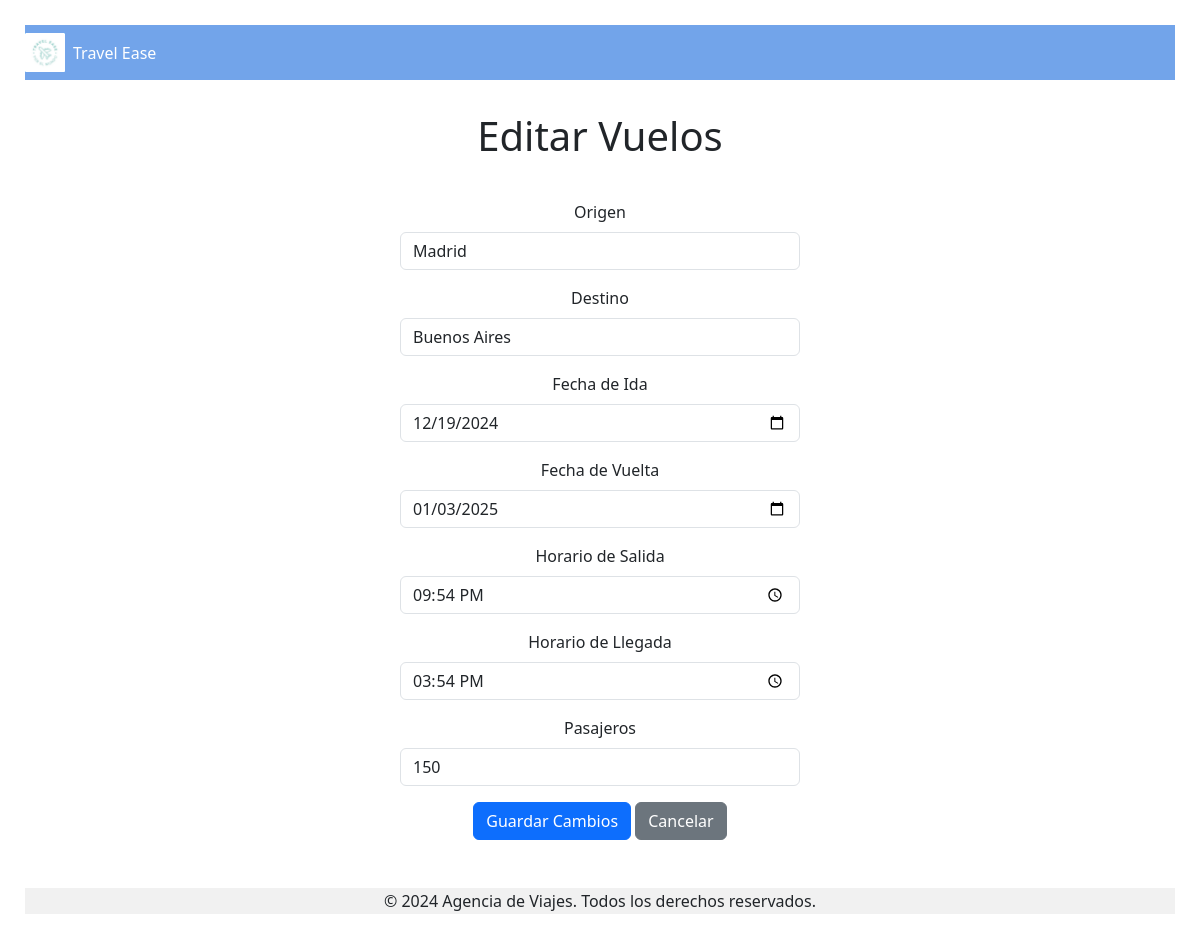
The app's page /busqueda/editar_vuelo/2 with its own data.
### tables this page shows
CREATE TABLE vuelos (id INTEGER PRIMARY KEY AUTOINCREMENT, origen TEXT, destino TEXT, fecha_ida DATE, fecha_vuelta DATE, horario_salida DATETIME, horario_llegada DATETIME, pasajeros INTEGER);

### app/blueprints/busqueda/routes.py (the view)
@busqueda_bp.route('/editar_vuelo/<int:id>', methods=['GET', 'POST'])
def editar_vuelo(id):
    conexion = conectar()
    cursor = conexion.cursor()
    if request.method == 'POST':
        origen = request.form['origen']
        destino = request.form['destino']
        fecha_ida = request.form['fecha_ida']
        fecha_vuelta = request.form['fecha_vuelta']
        horario_salida = request.form['horario_salida']
        horario_llegada = request.form['horario_llegada']
        pasajeros = request.form['pasajeros']
        cursor.execute("""
            UPDATE vuelos
            SET origen = ?, destino = ?, fecha_ida = ?, fecha_vuelta = ?, horario_salida = ?, horario_llegada = ?, pasajeros = ?
            WHERE id = ?""",
            (origen, destino, fecha_ida, fecha_vuelta, horario_salida, horario_llegada, pasajeros, id)
        )
        conexion.commit()
        conexion.close()
        flash('Vuelo actualizado con éxito')
        return redirect(url_for('busqueda.ver_vuelos'))
    else:
        cursor.execute("SELECT * FROM vuelos WHERE id = ?", (id,))
        vuelo = cursor.fetchone()
        conexion.close()
        return render_template('busqueda/editar_vuelo.html', vuelo=vuelo)

### app/blueprints/busqueda/routes.py (called while the page is built)
def conectar():
    return sqlite3.connect('agencia_viajes.db')

### app/templates/busqueda/editar_vuelo.html (shortened to what this page needs)
<!DOCTYPE html>
<html lang="en">
<head>
  <link rel="stylesheet" href="{{ url_for('static', filename='css/style.css') }}">
  <link href="https://cdn.jsdelivr.net/npm/bootstrap@5.3.3/dist/css/bootstrap.min.css" rel="stylesheet">
</head>
<body>
  <header class="navbar">
    <div class="logo">
      <img src="{{ url_for('static', filename='css/ruta-del-logo.png') }}" alt="Logo de la Marca">
      <span>Travel Ease</span>
    </div>
  </header>
  <div class="container">
    <header>
      <h1>Editar Vuelos</h1>
    </header>
  </div>
    <form method="POST">
      <div class="mb-3">
        <label for="origen" class="form-label">Origen</label>
        <input type="text" id="origen" name="origen" class="form-control" value="{{ vuelo[1] }}" required>
      </div>
      <div class="mb-3">
        <label for="destino" class="form-label">Destino</label>
        <input type="text" id="destino" name="destino" class="form-control" value="{{ vuelo[2] }}" required>
      </div>
      <div class="mb-3">
        <label for="fecha_ida" class="form-label">Fecha de Ida</label>
        <input type="date" id="fecha_ida" name="fecha_ida" class="form-control" value="{{ vuelo[3] }}" required>
      </div>
      <div class="mb-3">
        <label for="fecha_vuelta" class="form-label">Fecha de Vuelta</label>
        <input type="date" id="fecha_vuelta" name="fecha_vuelta" class="form-control" value="{{ vuelo[4] }}" required>
      </div>
      <div class="mb-3">
        <label for="horario_salida" class="form-label">Horario de Salida</label>
        <input type="time" id="horario_salida" name="horario_salida" class="form-control" value="{{ vuelo[5] }}" required>
      </div>
      <div class="mb-3">
        <label for="horario_llegada" class="form-label">Horario de Llegada</label>
        <input type="time" id="horario_llegada" name="horario_llegada" class="form-control" value="{{ vuelo[6] }}" required>
      </div>
      <div class="mb-3">
        <label for="pasajeros" class="form-label">Pasajeros</label>
        <input type="number" id="pasajeros" name="pasajeros" class="form-control" value="{{ vuelo[7] }}" required>
      </div>
      <button type="submit" class="btn btn-primary">Guardar Cambios</button>
      <a href="{{ url_for('busqueda.ver_vuelos') }}" class="btn btn-secondary">Cancelar</a>
    </form>
  <br><br>
  <footer>
        © 2024 Agencia de Viajes. Todos los derechos reservados.
    </footer>
</body>
</html>

### app/static/css/style.css (style rules this page uses)
body { font-family: Arial, sans-serif; background-color: #f4f4f4; margin: 0; padding: 25px; text-align: center; }
.navbar { display: flex; justify-content: space-between; align-items: center; padding: 1rem 2rem; background-color: #72a4ea; color: white; }
.logo { display: flex; align-items: center; }
.logo img { width: 40px; height: auto; margin-right: 0.5rem; }
.container { display: flex; justify-content: center; padding: 2rem; flex-wrap: wrap; }
button { background-color: #72a4ea; color: white; border: none; padding: 10px 15px; border-radius: 5px; cursor: pointer; }
.container { text-align: center; }
.btn { padding: 10px 20px; }
body { font-family: Arial, sans-serif; line-height: 1.6; }
footer { background-color: #f1f1f1; text-align: center; padding: 1px; width: 100%; bottom: 0; }
form { text-align: center; }
input[type="text"], input[type="date"], input[type="time"], input[type="number"] { width: 80%; max-width: 400px; margin: 0 auto; }

### records on screen
vuelos: origen "Madrid", destino "Buenos Aires", fecha_ida "12/19/2024", fecha_vuelta "01/03/2025", horario_salida "21:54", horario_llegada "15:54", pasajeros "150"
